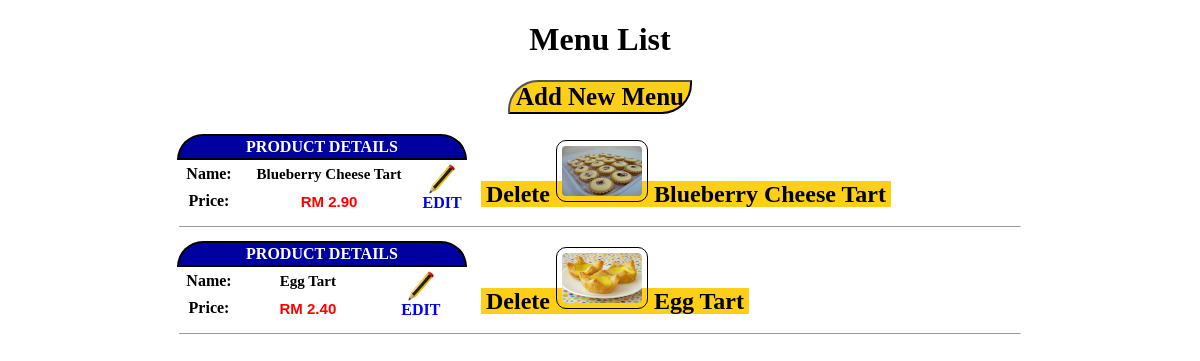
The page /custspace/user/menulist.php on the database its author committed.
### tables this page shows
CREATE TABLE IF NOT EXISTS `productlist` (
  `product_id` int(11) NOT NULL AUTO_INCREMENT,
  `product_name` text NOT NULL,
  `product_price` decimal(5,2) NOT NULL,
  `product_picture` varchar(200) NOT NULL,
  PRIMARY KEY (`product_id`)
);

### custspace/user/menulist.php (the view, shortened to what this page needs)
<!DOCTYPE html PUBLIC "-//W3C//DTD XHTML 1.0 Transitional//EN" "http://www.w3.org/TR/xhtml1/DTD/xhtml1-transitional.dtd">
<html xmlns="http://www.w3.org/1999/xhtml">
<head>
</head>
<body>
<div align="center">
	<h1 align="center">Menu List</h1>
		<input type="button" value="Add New Menu" onclick="window.location='update-menulist.php'" id="button"/>
<br />
<br />
		<?php
			$result=mysql_query("SELECT * FROM productlist") or die("SELECT * FROM productlist"."<br/><br/>".mysql_error());
			while($row=mysql_fetch_array($result)){
		?>
	<table cellpadding="2px" id="menu-form">
		<tr>
			<td colspan="3"  id="title">
				PRODUCT DETAILS
			</td>
			<td rowspan="3" id="del_space">
				<a href="delete-menulist.php?id=<?php echo $row['product_id'] ; ?>" id="del_link"/>Delete <img src="<?php echo $row['product_picture'] ?>" id="del_icon"> <?php  echo $row['product_name'] ?> </a>
			</td>
		</tr>
		<tr>
			<td class="label">
				Name:
			</td>
			<td class="input-section">
				<span id="list_name"> <?php echo $row['product_name']?></span>
			</td>
			<td rowspan="2" id="edit">
					<a href="edit-menulist.php?id=<?php echo $row['product_id'] ; ?>" id="right_link"/>
						<img src="../../picture/CustomerSpace/edit.png"  id="right_icon" title="Edit">
						<br /> EDIT
			</td>
		</tr>
		<tr>
			<td class="label">
				Price:
			</td>
			<td class="input-section">
				<span id="list_price">RM <?php echo $row['product_price']?></span>
			</td>
		</tr>
		<tr>
			<td colspan="4">
				<hr size="1" />
			</td>
		</tr>
    </table>
	       <?php } ?>
	</div>
</body>
</html>

### custspace/user/menulist.php (style rules this page uses)
#menu-form { text-align: center; width: 850px; }
#list_name { font-family: Verdana; font-size: 15px; }
#list_price { font-family: Arial; font-size: 15px; color: red; }
#title { color: #FFFFFF; font-family: Arial Black; font-weight: bold; background-color: #0000A0; border: 2px solid #000000; border-top-right-radius: 35px; border-top-left-radius: 35px; }
.input-section, .label { background-color: #FFFFFF; font-weight: bold; }
.label { font-weight: bold; width: 60px; }
#button { color:#000000; background-color: #FDD017; font-family: Times New Roman; font-size: 25px; border-top-right-radius: 0px; border-bottom-right-radius: 30px; border-top-left-radius: 30px; border-bottom-left-radius: 0px; font-weight: bold; }
#del_link { color:#000000; background-color: #FDD017; font-family: Times New Roman; font-size: 24px; font-weight: bold; padding-left: 5px; padding-right: 5px; margin: 10px; text-decoration: none; }
#del_icon { border: 1px solid #000000; border-radius: 10px; padding: 5px; width: 80px; height: 50px; }
#del_space { width: 550px; text-align: left; }
#right_icon { width: 30px; height: 30px; }
#edit a { font-weight: bold; text-decoration: none; }

### rows shown on the page
productlist: product_picture (picture), product_name "Blueberry Cheese Tart", product_price "2.90"
productlist: product_picture (picture), product_name "Egg Tart", product_price "2.40"
